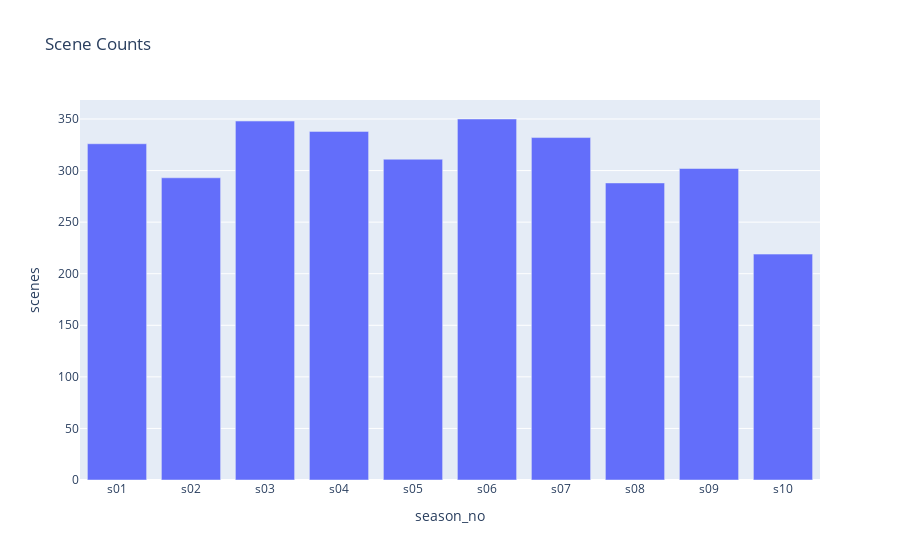

Notebook source saved alongside this figure:
### Code cell
fig = px.bar(season_episodes_df, x='season_no', y='scenes', title='Scene Counts')
fig.show()

### Figure 1 — Plotly figure (JSON) as saved in the notebook; plotly's stock layout.template omitted (floating-point values rounded to 4 significant figures)
{"data": [{"alignmentgroup": "True", "hovertemplate": "season_no=%{x}<br>scenes=%{y}<extra></extra>", "legendgroup": "", "marker": {"color": "#636efa", "pattern": {"shape": ""}}, "name": "", "offsetgroup": "", "orientation": "v", "showlegend": false, "textposition": "auto", "type": "bar", "x": ["s01", "s02", "s03", "s04", "s05", "s06", "s07", "s08", "s09", "s10"], "xaxis": "x", "y": [326, 293, 348, 338, 311, 350, 332, 288, 302, 219], "yaxis": "y"}], "layout": {"barmode": "relative", "legend": {"tracegroupgap": 0}, "title": {"text": "Scene Counts"}, "xaxis": {"anchor": "y", "domain": [0, 1], "title": {"text": "season_no"}}, "yaxis": {"anchor": "x", "domain": [0, 1], "title": {"text": "scenes"}}}}
